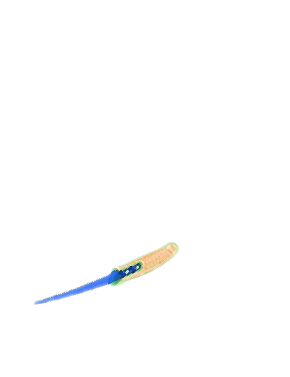
#> input picture BAGGAGE_20170524_075554_80428_B.png, 290 x 377 px, given as the content of the folder aggageAI_CV_Hiring_Assignment/BaggageAI_CV_Hiring_Assignment, which was not available
$ jupyter execute --allow-errors ThreatAddition.ipynb   (text cells are left out)
#> lines starting #> are read from the running program, lines starting #| are printed output that depends on the picture; after the words box and inside, x2 and y2 are one past the last pixel; in counts of white or black regions, pixels touching at a corner belong together; pictures that were not available may be replaced by others from this repository, and a replacement may not be noted
[cell 1]
from google.colab import drive
drive.mount('/content/drive')

[cell 2]
import os
import pandas as pd
import numpy as np
from PIL import Image
from numpy import asarray

sdir=r'/content/drive/MyDrive/BaggageAI_CV_Hiring_Assignment/BaggageAI_CV_Hiring_Assignment'
classlist=os.listdir(sdir)


print(classlist)

[cell 3]
classlist=os.listdir(sdir + "/threat_images")
print(classlist)

[cell 4]
# import necessary packages
import os
import cv2
import numpy as np
import mediapipe as mp
# store background images in a list
image_path = sdir + "/threat_images"
images = os.listdir(image_path)
image_pathback = sdir + "/background_images"
#> (the rest of this cell did not finish here and is left out)

[cell 5]
# Delete directories in Python using shutil
import shutil
path = 'Cropped'
shutil.rmtree(path, ignore_errors=True)

[cell 6]
import numpy as np
import cv2
from PIL import Image, ImageDraw, ImageFilter
from google.colab.patches import cv2_imshow
from skimage.transform import resize
import matplotlib.pyplot as plt
from scipy import ndimage, misc

os.mkdir('Cropped')

for filename in images:
  img = cv2.imread(sdir + "/threat_images/" + filename) # Read in the image and convert to grayscale
#> img is the input picture: shape (377, 290, 3); mean B, G, R 253.8, 253.7, 253.6
  gray = cv2.cvtColor(img, cv2.COLOR_BGR2GRAY)
  gray = 255*(gray < 245).astype(np.uint8) # To invert the text to white
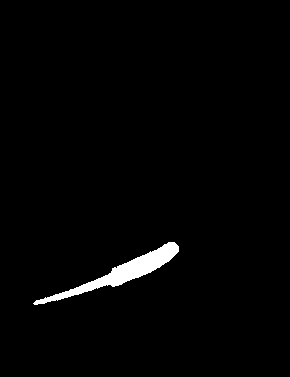
#> gray: shape (377, 290); 1.7% white; 1 white region, box (x1, y1, x2, y2) and area: (33, 242, 179, 305) 1857
  coords = cv2.findNonZero(gray) # Find all non-zero points (text)
#> coords = contour of 1857 points, box (x1, y1, x2, y2) (33, 242, 179, 305), area 976
  x, y, w, h = cv2.boundingRect(coords) # Find minimum spanning bounding box
#> x = 33; y = 242; w = 146; h = 63
  rect = img[y:y+h, x:x+w] # Crop the image - note we do this on the original image
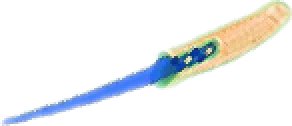
#> rect: shape (63, 146, 3) (shown 2 times larger); mean B, G, R 240.6, 239.9, 237.8
  # resized_img = resize(rect, (32, 32))\
  imgn = cv2.cvtColor(rect, cv2.COLOR_BGR2RGB)
  # imgn = 255*(imgn>250).astype(np.uint8)
  plt.axis("off")
  plt.imshow(imgn)
  cv2.waitKey(0)
  cv2.destroyAllWindows()
  plt.imsave("Cropped/"+filename, imgn) # Save the image

#> (a cell that did not finish here is left out)

[cell 8]
import numpy as np
img_back = np.zeros([377,290,3],dtype=np.uint8)
img_back.fill(255) # or img[:] = 255
plt.imsave("backgroundx.jpg",img_back)

[cell 9]
# Delete directories in Python using shutil
import shutil
path = 'Outputcheck'
shutil.rmtree(path, ignore_errors=True)

[cell 10]
import cv2
import numpy as np
from PIL import Image, ImageDraw, ImageFilter
import skimage.data
from skimage.transform import resize
import matplotlib.pyplot as plt

os.mkdir("Outputcheck")

for i in images:
      # load image
      img1 = Image.open("backgroundx.jpg")
      print(img1.size)
#| (290, 377)

      im = Image.open("Cropped/"+i)
      width , height = im.size
#> width = 146; height = 63
      im_rgb = im.resize((int(width/2),int(height/2)))
      im_rgb = im_rgb.rotate(45,expand = 'True',fillcolor = (255,255,255))
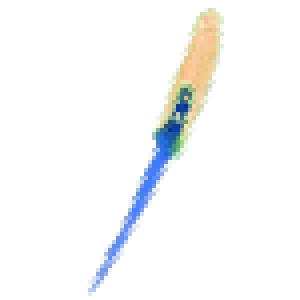
#> im_rgb: PIL image 75x75 RGBA (shown 4 times larger); mean R, G, B, A 248.1, 248.9, 249.2, 255

      im_rgba = im_rgb.copy()
      im_rgba.putalpha(188)
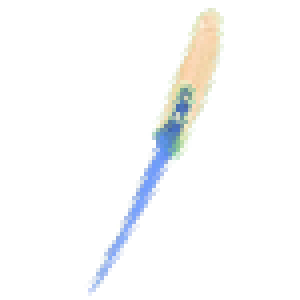
#> im_rgba: PIL image 75x75 RGBA (shown 4 times larger); mean R, G, B, A 248.1, 248.9, 249.2, 188; transparent parts drawn white
      im_rgba.save(i[:-4] + ".png")

      img = cv2.imread(i[:-4] + ".png")
#> img: shape (75, 75, 3)

      # convert to graky
      gray = cv2.cvtColor(img, cv2.COLOR_BGR2GRAY)
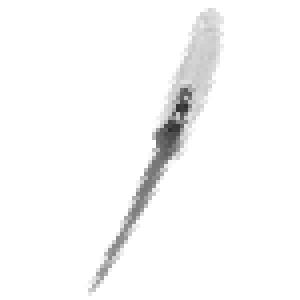
#> gray: shape (75, 75) (shown 4 times larger); min 46, max 255, mean 248.7

      # threshold input image as mask
      mask = cv2.threshold(gray, 250, 255, cv2.THRESH_BINARY)[1]
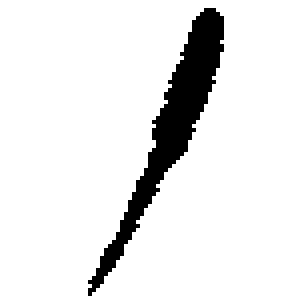
#> mask: shape (75, 75) (shown 4 times larger); 91% white; 1 black region, box (x1, y1, x2, y2) and area: (22, 2, 56, 74) 509

      # negate mask
      mask = 255 - mask
#> mask: shape (75, 75); 9% white; 1 white region, box (x1, y1, x2, y2) and area: (22, 2, 56, 74) 509

      # apply morphology to remove isolated extraneous noise
      # use borderconstant of black since foreground touches the edges
      kernel = np.ones((3,3), np.uint8)
      mask = cv2.morphologyEx(mask, cv2.MORPH_OPEN, kernel)
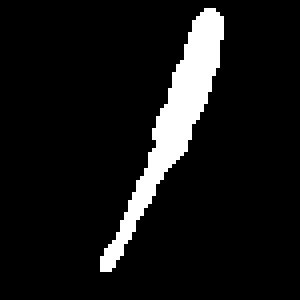
#> mask: shape (75, 75) (shown 4 times larger); 8.6% white; 1 white region, box (x1, y1, x2, y2) and area: (25, 2, 56, 68) 482
      mask = cv2.morphologyEx(mask, cv2.MORPH_CLOSE, kernel)
#> mask: shape (75, 75); 8.6% white; 1 white region, box (x1, y1, x2, y2) and area: (25, 2, 56, 68) 484

      # anti-alias the mask -- blur then stretch
      # blur alpha channel
      mask = cv2.GaussianBlur(mask, (0,0), sigmaX=2, sigmaY=2, borderType = cv2.BORDER_DEFAULT)
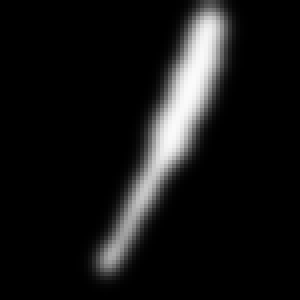
#> mask: shape (75, 75) (shown 4 times larger); min 0, max 251, mean 22

      # linear stretch so that 127.5 goes to 0, but 255 stays 255
      mask = (2*(mask.astype(np.float32))-255.0).clip(0,255).astype(np.uint8)
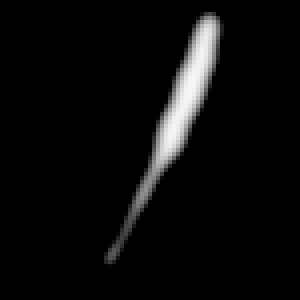
#> mask: shape (75, 75) (shown 4 times larger); min 0, max 247, mean 11.4

      # put mask into alpha channel
      result = img.copy()
      result = cv2.cvtColor(result, cv2.COLOR_BGR2RGBA)
      result[:, :, 3] = mask
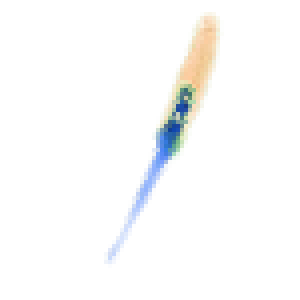
#> result: shape (75, 75, 4) (shown 4 times larger); mean R, G, B, A 248.1, 248.9, 249.2, 11.4; transparent parts drawn white
      # save resulting masked image

      plt.imsave(i[:-4] + '_threat.png', result, cmap="gray")
      # cv2.imwrite(i[:-4] + '_threat.png', resized_img)
      img2 = Image.open(i[:-4] + '_threat.png')

      img1.paste(img2, (30,200), mask = img2)
      img1.save("Outputcheck/"+ i[:-4]+".png")

# [5 lines of commented-out code are left out]
cv2.waitKey(0)
cv2.destroyAllWindows()
